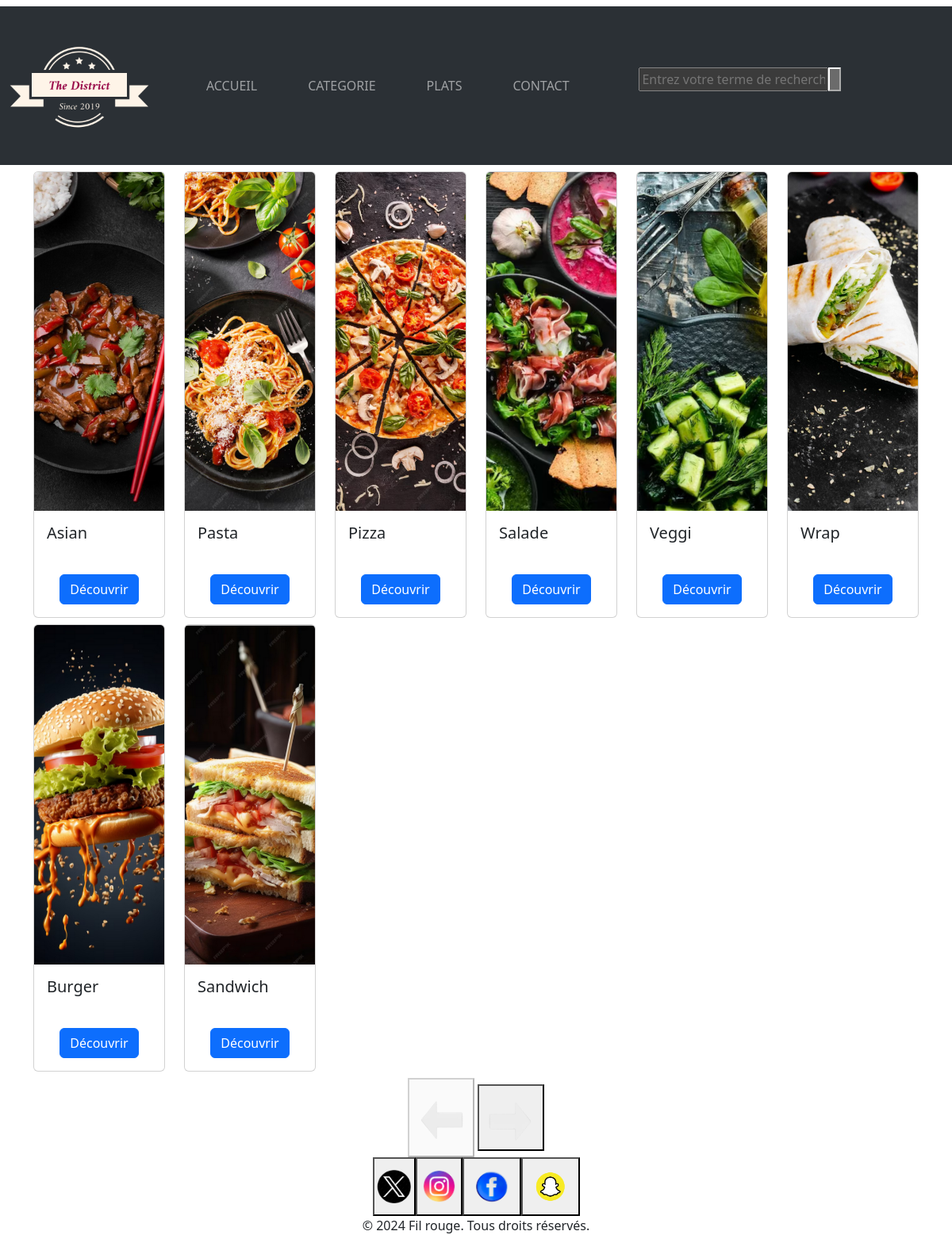
The page /categorie.php on the database its author committed.
### tables this page shows
CREATE TABLE `categorie` (
  `id` int AUTO_INCREMENT PRIMARY KEY ,
  `libelle` varchar(100) NOT NULL,
  `image_mobile` varchar(255) NOT NULL,
  `image_desktop` varchar(255) NOT NULL,
  `active` varchar(10) NOT NULL);

### asset/PDO_requete.php (called while the page is built, shortened)
<?php
$conn = connect_database();
$affichage_toutes_categories = $conn->prepare("SELECT *
                                                FROM categorie");
$affichage_toutes_categories->execute();
$toute_categories = $affichage_toutes_categories->fetchAll(PDO::FETCH_CLASS | PDO::FETCH_PROPS_LATE, "categorie");
    ?>

### POO/POO_categorie.php (the view, shortened to what this page needs)
<?php
class categorie {
    public $image_desktop;
    public $libelle;
    private $id;
    public function __construct($id=null, $libelle=null, $image_mobile=null, $image_desktop=null, $active=null){
        $this->id = $id;
        $this->libelle  = $libelle;
        $this->image_desktop = $image_desktop;
    }
    public function getId(){
        return $this->id;
    }
    public function getLibelle(){
        return $this->libelle;
    }
    public function getImage_desktop(){
        return $this->image_desktop;
    }
    public function affichage_categorie_desktop(){
        echo '<div class="col-lg-2 mb-2 col-md-4 d-none d-md-flex">
        <div class="card">
            <div class="container p-0">
                <img src="'. $this->getImage_desktop() .'" class="card-img-top" alt="' . $this->getLibelle() . '">
                <h5 class="card-title p-3">' . $this->getLibelle() . '</h5>
            </div>
            <div class="card-body mx-auto">
                <a href="menu.php?id='. $this->getId() .'" class="btn btn-primary">Découvrir</a>
            </div>
        </div>
    </div>';
    }
    }
?>

### categorie.php (shortened to what this page needs)
<body class="parallax-index">
    <?php
    require_once('header.php')
    ?>
                          <div class="container card-custom d-none d-md-flex">
                              <div class=" row categories-page1 card_desktop">
                              <?php
                              foreach ($toute_categories as $cat) {
                                    $cat->affichage_categorie_desktop();
                              }
                             ?>
                              </div>
                          </div>
          <footer class="text-center">
<div class="d-none d-md-flex d-lg-flex justify-content-around ">
  <span class="">
      <button class="btn_P p-0 " disabled="disabled">
          <a href="#">
              <img src="img/Logo/prev.png" width="80" height="80" class="mt-3 btn-next-custom">
          </a>
      </button>
   <button class="btn_N p-0">
      <a href="#">
          <img src="img/Logo/next.png" width="80" height="80" >
      </a>
  </button>
  </span>
</div>
</body>
<?php
require_once('footer.php')
?>

### rows shown on the page
categorie: image_desktop (picture), libelle "Asian"
categorie: image_desktop (picture), libelle "Pasta"
categorie: image_desktop (picture), libelle "Pizza"
categorie: image_desktop (picture), libelle "Salade"
categorie: image_desktop (picture), libelle "Veggi"
categorie: image_desktop (picture), libelle "Wrap"
categorie: image_desktop (picture), libelle "Burger"
categorie: image_desktop (picture), libelle "Sandwich"
